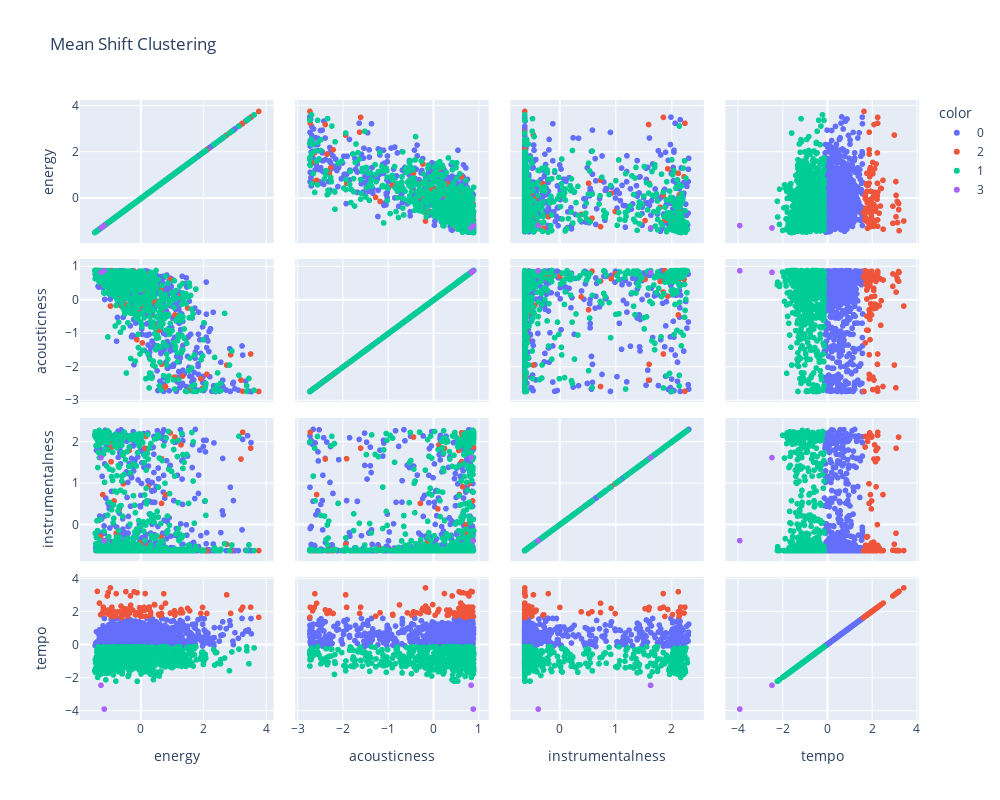

The cell this chart's notebook holds for it:
### Code cell
px.scatter_matrix(tracks_features_scaled, dimensions=features, 
    color=tracks_features.meanshift_cluster.astype(str),
    width=1000, height=800,
    title='Mean Shift Clustering')

### Figure 1 — Plotly figure (JSON) as saved in the notebook; plotly's stock layout.template omitted (floating-point values rounded to 4 significant figures; data arrays with more than 128 entries replaced by an {"elided": "..."} marker saying what was removed)
{"data": [{"dimensions": [{"axis": {"matches": true}, "label": "energy", "values": {"elided": "724 float values"}}, {"axis": {"matches": true}, "label": "acousticness", "values": {"elided": "724 float values"}}, {"axis": {"matches": true}, "label": "instrumentalness", "values": {"elided": "724 float values"}}, {"axis": {"matches": true}, "label": "tempo", "values": {"elided": "724 float values"}}], "hovertemplate": "color=0<br>%{xaxis.title.text}=%{x}<br>%{yaxis.title.text}=%{y}<extra></extra>", "legendgroup": "0", "marker": {"color": "#636efa", "symbol": "circle"}, "name": "0", "showlegend": true, "type": "splom"}, {"dimensions": [{"axis": {"matches": true}, "label": "energy", "values": [-0.5054, 0.1604, -0.01015, -1.199, -0.1697, 0.6446, 1.971, -0.4173, -0.4173, 0.5841, -0.9989, 3.765, -1.387, 2.868, -0.04867, 0.2705, 2.108, -1.069, 2.741, -0.3623, -0.6154, 0.05037, -0.4779, -1.036, 0.7877, 0.4355, 0.2265, -0.2578, 0.6612, 1.283, -0.3293, -0.03216, -0.9511, -1.285, 0.1054, 0.7327, 0.3145, -0.08719, -0.9373, -0.01015, -0.9373, -0.5604, -0.786, -0.9071, 0.6612, -0.9434, -1.057, -0.7255, -0.852, -0.6319, -1.183, 0.9418, 0.5676, -0.6815, -0.3733, -0.9236, -0.03767, -0.3238, 3.506, 3.253, 3.198, -1.039, -0.4614, 1.916, -1.215, 0.1384, -0.1257, 1.09, 1.332, 1.074, -0.2137, -0.8135, -0.6209, 1.09, -1.044, -0.5659, 1.261, 0.309, 1.558, -0.1202, 0.276, -0.5384, 0.1274, 0.1054, -0.4173, -0.9714, 1.492, -1.321, 0.1219, 0.4411, -1.198]}, {"axis": {"matches": true}, "label": "acousticness", "values": [-0.1178, 0.6384, -0.1469, 0.7512, 0.7184, 0.3076, -2.626, 0.7911, 0.7911, -0.8922, 0.5694, -2.724, 0.8311, -1.627, -0.3686, 0.7802, -2.212, 0.4167, -1.936, 0.6057, 0.7039, -1.274, 0.5694, 0.8239, -2.577, -0.01234, 0.6457, 0.3585, -0.285, 0.1222, 0.7875, 0.7148, 0.6239, 0.6566, 0.7184, -2.615, -0.1032, 0.4748, 0.773, 0.7221, 0.8857, 0.7875, 0.7439, 0.6857, -1.914, 0.8602, 0.7402, 0.7839, 0.8675, -0.1687, 0.4349, 0.6239, -0.8958, 0.1004, 0.5621, 0.8311, 0.6384, 0.6384, -1.605, -2.718, -2.385, 0.6021, 0.3367, -2.346, 0.573, 0.2458, -1.176, -0.4377, -2.266, -2.296, 0.8602, 0.7766, 0.4821, 0.03856, 0.8457, 0.7148, -0.5722, -0.4741, -2.667, 0.6566, 0.2967, 0.6421, -0.1141, -0.245, 0.7221, -0.1723, -0.2305, 0.6057, -0.2378, -0.7467, 0.8675]}, {"axis": {"matches": true}, "label": "instrumentalness", "values": [-0.6197, 2.138, -0.4376, -0.6197, -0.619, -0.2957, -0.6197, -0.4925, -0.4925, -0.6196, -0.6197, -0.6197, -0.6196, -0.6189, -0.542, -0.4931, -0.6193, -0.6122, -0.4652, -0.4931, -0.6197, -0.6189, -0.6197, -0.6197, 0.7335, -0.6197, 0.9225, -0.6197, 0.5204, 1.934, -0.6099, -0.6189, 1.529, -0.2807, 0.007364, -0.6193, -0.6197, -0.607, -0.6179, -0.6197, 1.883, 0.9945, -0.1997, 2.018, 1.601, -0.5989, -0.4145, -0.458, 0.5804, -0.5513, -0.6187, 2.225, -0.6063, 0.3884, 1.799, -0.5669, -0.6185, -0.6196, 1.856, 2.24, 1.592, -0.6191, -0.6177, -0.6151, 0.7335, 1.853, -0.5687, 2.123, -0.5989, -0.6197, 2.123, -0.6197, -0.6197, -0.6197, 2.15, 2.153, -0.6197, -0.611, -0.6197, -0.6197, -0.6189, -0.6196, -0.5962, -0.542, -0.5213, -0.6193, -0.6194, -0.6194, -0.6197, -0.6187, 2.165]}, {"axis": {"matches": true}, "label": "tempo", "values": [2.167, 1.715, 1.986, 2.069, 1.793, 1.774, 2.25, 1.726, 1.726, 1.775, 1.803, 1.652, 3.221, 1.888, 1.918, 2.269, 1.883, 2.943, 3.01, 1.901, 1.63, 1.71, 3.204, 1.997, 2.501, 2.422, 2.193, 2.088, 1.882, 2.125, 2.946, 2.0, 2.168, 1.81, 2.25, 3.078, 1.957, 1.914, 1.978, 1.714, 1.702, 1.876, 3.084, 1.814, 2.255, 1.75, 2.08, 1.979, 1.992, 2.329, 1.907, 1.908, 1.837, 1.982, 2.188, 2.261, 2.236, 2.387, 2.263, 2.263, 2.1, 3.152, 1.789, 1.887, 1.941, 3.088, 1.922, 1.99, 1.933, 2.049, 3.198, 1.71, 1.721, 1.78, 1.853, 1.991, 1.919, 1.78, 2.042, 3.138, 2.086, 2.165, 2.094, 2.095, 1.934, 3.431, 2.193, 2.51, 2.082, 2.401, 2.262]}], "hovertemplate": "color=2<br>%{xaxis.title.text}=%{x}<br>%{yaxis.title.text}=%{y}<extra></extra>", "legendgroup": "2", "marker": {"color": "#EF553B", "symbol": "circle"}, "name": "2", "showlegend": true, "type": "splom"}, {"dimensions": [{"axis": {"matches": true}, "label": "energy", "values": {"elided": "669 float values"}}, {"axis": {"matches": true}, "label": "acousticness", "values": {"elided": "669 float values"}}, {"axis": {"matches": true}, "label": "instrumentalness", "values": {"elided": "669 float values"}}, {"axis": {"matches": true}, "label": "tempo", "values": {"elided": "669 float values"}}], "hovertemplate": "color=1<br>%{xaxis.title.text}=%{x}<br>%{yaxis.title.text}=%{y}<extra></extra>", "legendgroup": "1", "marker": {"color": "#00cc96", "symbol": "circle"}, "name": "1", "showlegend": true, "type": "splom"}, {"dimensions": [{"axis": {"matches": true}, "label": "energy", "values": [-1.166, -1.271]}, {"axis": {"matches": true}, "label": "acousticness", "values": [0.882, 0.8348]}, {"axis": {"matches": true}, "label": "instrumentalness", "values": [-0.3788, 1.628]}, {"axis": {"matches": true}, "label": "tempo", "values": [-3.905, -2.462]}], "hovertemplate": "color=3<br>%{xaxis.title.text}=%{x}<br>%{yaxis.title.text}=%{y}<extra></extra>", "legendgroup": "3", "marker": {"color": "#ab63fa", "symbol": "circle"}, "name": "3", "showlegend": true, "type": "splom"}], "layout": {"dragmode": "select", "height": 800, "legend": {"title": {"text": "color"}, "tracegroupgap": 0}, "title": {"text": "Mean Shift Clustering"}, "width": 1000}}
